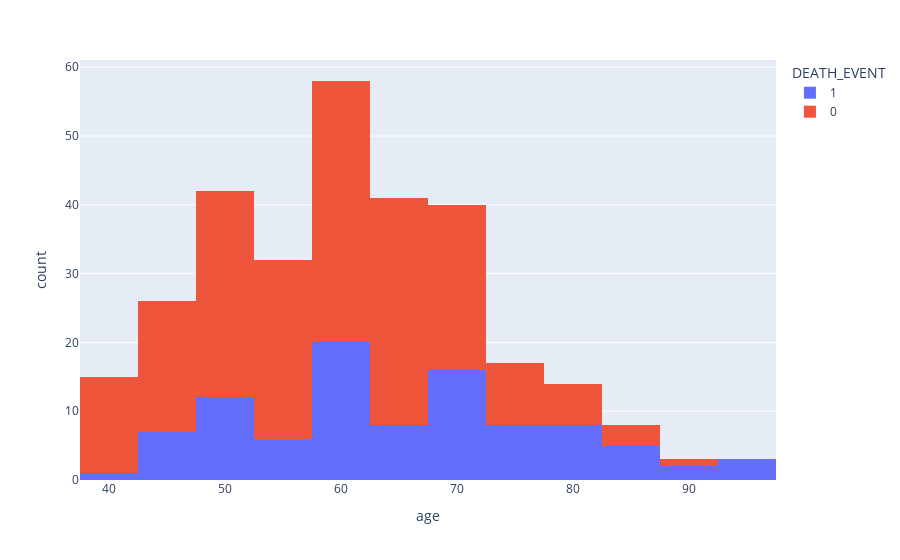

This figure's notebook cell:
### Code cell
# visualise how "age" related to the target "DEATH_EVENT"
fig = px.histogram(heart_failur_df, x="age", color="DEATH_EVENT")
fig.show()

### Figure 1 — Plotly figure (JSON) as saved in the notebook; plotly's stock layout.template omitted (floating-point values rounded to 4 significant figures; data arrays with more than 128 entries replaced by an {"elided": "..."} marker saying what was removed)
{"data": [{"alignmentgroup": "True", "bingroup": "x", "hovertemplate": "DEATH_EVENT=1<br>age=%{x}<br>count=%{y}<extra></extra>", "legendgroup": "1", "marker": {"color": "#636efa"}, "name": "1", "offsetgroup": "1", "orientation": "v", "showlegend": true, "type": "histogram", "x": [75, 55, 65, 50, 65, 90, 75, 60, 65, 80, 75, 62, 45, 50, 82, 87, 45, 70, 48, 65, 68, 75, 80, 95, 70, 58, 82, 94, 85, 50, 65, 69, 90, 82, 60, 70, 50, 70, 60, 50, 51, 60, 80, 57, 68, 53, 60, 70, 60, 95, 49, 72, 45, 50, 45, 60, 42, 72, 70, 65, 85, 69, 60, 60, 59, 60, 72, 85, 70, 86, 60, 46, 80, 72, 75, 72, 50, 45, 80, 59, 59, 65, 75, 58, 60.67, 50, 60, 45, 77, 48, 54, 73, 60, 55, 65, 55], "xaxis": "x", "yaxis": "y"}, {"alignmentgroup": "True", "bingroup": "x", "hovertemplate": "DEATH_EVENT=0<br>age=%{x}<br>count=%{y}<extra></extra>", "legendgroup": "0", "marker": {"color": "#EF553B"}, "name": "0", "offsetgroup": "0", "orientation": "v", "showlegend": true, "type": "histogram", "x": {"elided": "203 float values"}, "xaxis": "x", "yaxis": "y"}], "layout": {"barmode": "relative", "legend": {"title": {"text": "DEATH_EVENT"}, "tracegroupgap": 0}, "margin": {"t": 60}, "xaxis": {"anchor": "y", "domain": [0, 1], "title": {"text": "age"}}, "yaxis": {"anchor": "x", "domain": [0, 1], "title": {"text": "count"}}}}
